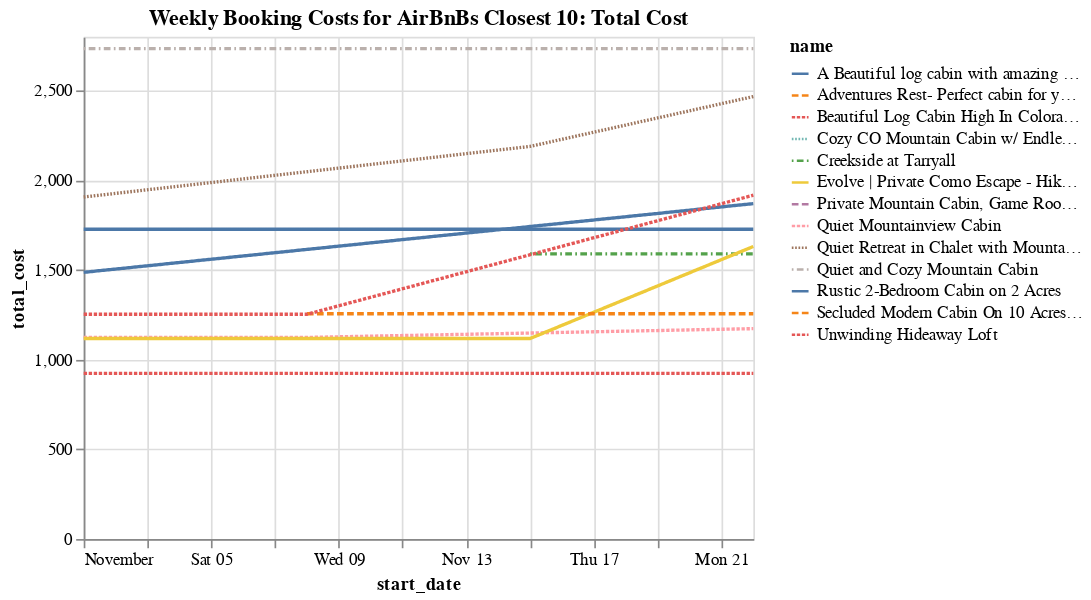

The notebook cell this image was saved under:
### Code cell
alt.Chart(
    underfive_weekly,
    title = 'Weekly Booking Costs for AirBnBs Closest 10: Total Cost'
).mark_line().encode(
    x='start_date',
    y='total_cost',
    color='name',
    strokeDash='name',
)

### Figure 1 — Vega-Lite specification as saved in the notebook (floating-point values rounded to 4 significant figures)
{"config": {"view": {"continuousWidth": 400, "continuousHeight": 300}}, "data": {"name": "data-f1ebb227f8b22631b791ab8dcf07c563"}, "mark": "line", "encoding": {"color": {"field": "name", "type": "nominal"}, "strokeDash": {"field": "name", "type": "nominal"}, "x": {"field": "start_date", "type": "temporal"}, "y": {"field": "total_cost", "type": "quantitative"}}, "title": "Weekly Booking Costs for AirBnBs Closest 10: Total Cost", "$schema": "https://vega.github.io/schema/vega-lite/v4.17.0.json", "datasets": {"data-f1ebb227f8b22631b791ab8dcf07c563": [{"name": "Creekside at Tarryall", "distanceFromTarryallCabin": "0.0 miles", "avgRating": 5.0, "reviewsCount": 3, "isNewListing": false, "isSuperhost": false, "amenities": "Wifi | Kitchen | Free parking", "structuredStayDisplayPrice.primaryLine.accessibilityLabel": "$199 per night", "costBreakdown": "$199 x 7 nights: $1,393 | Service fee: $197", "title": "Home in Jefferson", "personCapacity": 4, "availableBeds": "2 king beds", "start_date": "2022-11-15T00:00:00", "timeBooked": "2022-11-15:2022-11-22", "distanceFromTarryallCabin_w": 0.0, "cost_nofees": 199, "total_cost": 1590}, {"name": "Creekside at Tarryall", "distanceFromTarryallCabin": "0.0 miles", "avgRating": 5.0, "reviewsCount": 3, "isNewListing": false, "isSuperhost": false, "amenities": "Wifi | Kitchen | Free parking", "structuredStayDisplayPrice.primaryLine.accessibilityLabel": "$199 per night", "costBreakdown": "$199 x 7 nights: $1,393 | Service fee: $197", "title": "Home in Jefferson", "personCapacity": 4, "availableBeds": "2 king beds", "start_date": "2022-11-22T00:00:00", "timeBooked": "2022-11-22:2022-11-29", "distanceFromTarryallCabin_w": 0.0, "cost_nofees": 199, "total_cost": 1590}, {"name": "Quiet Mountainview Cabin", "distanceFromTarryallCabin": "1.2736428348289417 miles", "avgRating": 4.91, "reviewsCount": 54, "isNewListing": false, "isSuperhost": true, "amenities": "Wifi | Kitchen | Free parking", "structuredStayDisplayPrice.primaryLine.accessibilityLabel": "$125 per night", "costBreakdown": "$125 x 7 nights: $875 | Cleaning fee: $110 | Service fee: $139", "title": "Cabin in Jefferson", "personCapacity": 6, "availableBeds": "1 queen bed", "start_date": "2022-11-01T00:00:00", "timeBooked": "2022-11-01:2022-11-08", "distanceFromTarryallCabin_w": 1.274, "cost_nofees": 125, "total_cost": 1124}, {"name": "Quiet Mountainview Cabin", "distanceFromTarryallCabin": "1.2736428348289417 miles", "avgRating": 4.91, "reviewsCount": 54, "isNewListing": false, "isSuperhost": true, "amenities": "Wifi | Kitchen | Free parking", "structuredStayDisplayPrice.primaryLine.accessibilityLabel": "$125 per night", "costBreakdown": "$125 x 7 nights: $875 | Cleaning fee: $110 | Service fee: $139", "title": "Cabin in Jefferson", "personCapacity": 6, "availableBeds": "1 queen bed", "start_date": "2022-11-08T00:00:00", "timeBooked": "2022-11-08:2022-11-15", "distanceFromTarryallCabin_w": 1.274, "cost_nofees": 125, "total_cost": 1124}, {"name": "Quiet Mountainview Cabin", "distanceFromTarryallCabin": "1.2736428348289417 miles", "avgRating": 4.91, "reviewsCount": 54, "isNewListing": false, "isSuperhost": true, "amenities": "Wifi | Kitchen | Free parking", "structuredStayDisplayPrice.primaryLine.accessibilityLabel": "$131 per night", "costBreakdown": "$131 x 7 nights: $918 | Cleaning fee: $110 | Service fee: $145", "title": "Cabin in Jefferson", "personCapacity": 6, "availableBeds": "1 queen bed", "start_date": "2022-11-22T00:00:00", "timeBooked": "2022-11-22:2022-11-29", "distanceFromTarryallCabin_w": 1.274, "cost_nofees": 131, "total_cost": 1173}, {"name": "Secluded Modern Cabin On 10 Acres & Tarryall Creek", "distanceFromTarryallCabin": "1.8873855766460577 miles", "avgRating": 4.91, "reviewsCount": 126, "isNewListing": false, "isSuperhost": true, "amenities": "Wifi | Kitchen | Free parking", "structuredStayDisplayPrice.primaryLine.accessibilityLabel": "$182 per night", "costBreakdown": "$192 x 7 nights: $1,343 | Weekly discount: -$67 | Cleaning fee: $125 | Service fee: $198", "title": "Cabin in Jefferson", "personCapacity": 6, "availableBeds": "4 beds", "start_date": "2022-11-08T00:00:00", "timeBooked": "2022-11-08:2022-11-15", "distanceFromTarryallCabin_w": 1.887, "cost_nofees": 182, "total_cost": 1733}, {"name": "Rustic 2-Bedroom Cabin on 2 Acres", "distanceFromTarryallCabin": "1.9467875699345487 miles", "avgRating": 4.71, "reviewsCount": 7, "isNewListing": false, "isSuperhost": false, "amenities": "Wifi | Kitchen | Free parking", "structuredStayDisplayPrice.primaryLine.accessibilityLabel": "$149 per night, originally $175", "costBreakdown": "$175 x 7 nights: $1,225 | Weekly discount: -$184 | Cleaning fee: $150 | Service fee: $168", "title": "Cabin in Jefferson", "personCapacity": 6, "availableBeds": "3 beds", "start_date": "2022-11-01T00:00:00", "timeBooked": "2022-11-01:2022-11-08", "distanceFromTarryallCabin_w": 1.947, "cost_nofees": 149, "total_cost": 1727}, {"name": "Rustic 2-Bedroom Cabin on 2 Acres", "distanceFromTarryallCabin": "1.9467875699345487 miles", "avgRating": 4.71, "reviewsCount": 7, "isNewListing": false, "isSuperhost": false, "amenities": "Wifi | Kitchen | Free parking", "structuredStayDisplayPrice.primaryLine.accessibilityLabel": "$149 per night, originally $175", "costBreakdown": "$175 x 7 nights: $1,225 | Weekly discount: -$184 | Cleaning fee: $150 | Service fee: $168", "title": "Cabin in Jefferson", "personCapacity": 6, "availableBeds": "3 beds", "start_date": "2022-11-08T00:00:00", "timeBooked": "2022-11-08:2022-11-15", "distanceFromTarryallCabin_w": 1.947, "cost_nofees": 149, "total_cost": 1727}, {"name": "Rustic 2-Bedroom Cabin on 2 Acres", "distanceFromTarryallCabin": "1.9467875699345487 miles", "avgRating": 4.71, "reviewsCount": 7, "isNewListing": false, "isSuperhost": false, "amenities": "Wifi | Kitchen | Free parking", "structuredStayDisplayPrice.primaryLine.accessibilityLabel": "$149 per night, originally $175", "costBreakdown": "$175 x 7 nights: $1,225 | Weekly discount: -$184 | Cleaning fee: $150 | Service fee: $168", "title": "Cabin in Jefferson", "personCapacity": 6, "availableBeds": "3 beds", "start_date": "2022-11-15T00:00:00", "timeBooked": "2022-11-15:2022-11-22", "distanceFromTarryallCabin_w": 1.947, "cost_nofees": 149, "total_cost": 1727}, {"name": "Rustic 2-Bedroom Cabin on 2 Acres", "distanceFromTarryallCabin": "1.9467875699345487 miles", "avgRating": 4.71, "reviewsCount": 7, "isNewListing": false, "isSuperhost": false, "amenities": "Wifi | Kitchen | Free parking", "structuredStayDisplayPrice.primaryLine.accessibilityLabel": "$149 per night, originally $175", "costBreakdown": "$175 x 7 nights: $1,225 | Weekly discount: -$184 | Cleaning fee: $150 | Service fee: $168", "title": "Cabin in Jefferson", "personCapacity": 6, "availableBeds": "3 beds", "start_date": "2022-11-22T00:00:00", "timeBooked": "2022-11-22:2022-11-29", "distanceFromTarryallCabin_w": 1.947, "cost_nofees": 149, "total_cost": 1727}, {"name": "A Beautiful log cabin with amazing views!", "distanceFromTarryallCabin": "2.136851340878298 miles", "avgRating": null, "reviewsCount": 0, "isNewListing": true, "isSuperhost": false, "amenities": "Hot tub | Wifi | Kitchen | Free parking", "structuredStayDisplayPrice.primaryLine.accessibilityLabel": "$169 per night", "costBreakdown": "$169 x 7 nights: $1,183 | Cleaning fee: $120 | Service fee: $184", "title": "Cabin in Jefferson", "personCapacity": 4, "availableBeds": "4 beds", "start_date": "2022-11-01T00:00:00", "timeBooked": "2022-11-01:2022-11-08", "distanceFromTarryallCabin_w": 2.137, "cost_nofees": 169, "total_cost": 1487}, {"name": "A Beautiful log cabin with amazing views!", "distanceFromTarryallCabin": "2.136851340878298 miles", "avgRating": null, "reviewsCount": 0, "isNewListing": true, "isSuperhost": false, "amenities": "Hot tub | Wifi | Kitchen | Free parking", "structuredStayDisplayPrice.primaryLine.accessibilityLabel": "$217 per night", "costBreakdown": "$217 x 7 nights: $1,519 | Cleaning fee: $120 | Service fee: $231", "title": "Cabin in Jefferson", "personCapacity": 4, "availableBeds": "4 beds", "start_date": "2022-11-22T00:00:00", "timeBooked": "2022-11-22:2022-11-29", "distanceFromTarryallCabin_w": 2.137, "cost_nofees": 217, "total_cost": 1870}, {"name": "Quiet and Cozy Mountain Cabin", "distanceFromTarryallCabin": "2.2612768681968816 miles", "avgRating": null, "reviewsCount": 0, "isNewListing": true, "isSuperhost": false, "amenities": "Wifi | Kitchen | Free parking", "structuredStayDisplayPrice.primaryLine.accessibilityLabel": "$213 per night, originally $266", "costBreakdown": "$266 x 7 nights: $1,865 | Weekly discount: -$373 | Cleaning fee: $250 | Service fee: $246", "title": "Cabin in Jefferson", "personCapacity": 8, "availableBeds": "5 beds", "start_date": "2022-11-01T00:00:00", "timeBooked": "2022-11-01:2022-11-08", "distanceFromTarryallCabin_w": 2.261, "cost_nofees": 213, "total_cost": 2734}, {"name": "Quiet and Cozy Mountain Cabin", "distanceFromTarryallCabin": "2.2612768681968816 miles", "avgRating": null, "reviewsCount": 0, "isNewListing": true, "isSuperhost": false, "amenities": "Wifi | Kitchen | Free parking", "structuredStayDisplayPrice.primaryLine.accessibilityLabel": "$213 per night, originally $266", "costBreakdown": "$266 x 7 nights: $1,865 | Weekly discount: -$373 | Cleaning fee: $250 | Service fee: $246", "title": "Cabin in Jefferson", "personCapacity": 8, "availableBeds": "5 beds", "start_date": "2022-11-15T00:00:00", "timeBooked": "2022-11-15:2022-11-22", "distanceFromTarryallCabin_w": 2.261, "cost_nofees": 213, "total_cost": 2734}, {"name": "Quiet and Cozy Mountain Cabin", "distanceFromTarryallCabin": "2.2612768681968816 miles", "avgRating": null, "reviewsCount": 0, "isNewListing": true, "isSuperhost": false, "amenities": "Wifi | Kitchen | Free parking", "structuredStayDisplayPrice.primaryLine.accessibilityLabel": "$213 per night, originally $266", "costBreakdown": "$266 x 7 nights: $1,865 | Weekly discount: -$373 | Cleaning fee: $250 | Service fee: $246", "title": "Cabin in Jefferson", "personCapacity": 8, "availableBeds": "5 beds", "start_date": "2022-11-22T00:00:00", "timeBooked": "2022-11-22:2022-11-29", "distanceFromTarryallCabin_w": 2.261, "cost_nofees": 213, "total_cost": 2734}, {"name": "Evolve | Private Como Escape - Hike & Fish Nearby!", "distanceFromTarryallCabin": "2.8592901070097168 miles", "avgRating": 4.88, "reviewsCount": 66, "isNewListing": false, "isSuperhost": false, "amenities": "Wifi | Kitchen | Free parking", "structuredStayDisplayPrice.primaryLine.accessibilityLabel": "$119 per night", "costBreakdown": "$119 x 7 nights: $833 | Cleaning fee: $147 | Service fee: $138", "title": "Cabin in Como", "personCapacity": 5, "availableBeds": "3 beds", "start_date": "2022-11-01T00:00:00", "timeBooked": "2022-11-01:2022-11-08", "distanceFromTarryallCabin_w": 2.859, "cost_nofees": 119, "total_cost": 1118}, {"name": "Evolve | Private Como Escape - Hike & Fish Nearby!", "distanceFromTarryallCabin": "2.8592901070097168 miles", "avgRating": 4.88, "reviewsCount": 66, "isNewListing": false, "isSuperhost": false, "amenities": "Wifi | Kitchen | Free parking", "structuredStayDisplayPrice.primaryLine.accessibilityLabel": "$119 per night", "costBreakdown": "$119 x 7 nights: $833 | Cleaning fee: $147 | Service fee: $138", "title": "Cabin in Como", "personCapacity": 5, "availableBeds": "3 beds", "start_date": "2022-11-08T00:00:00", "timeBooked": "2022-11-08:2022-11-15", "distanceFromTarryallCabin_w": 2.859, "cost_nofees": 119, "total_cost": 1118}, {"name": "Evolve | Private Como Escape - Hike & Fish Nearby!", "distanceFromTarryallCabin": "2.8592901070097168 miles", "avgRating": 4.88, "reviewsCount": 66, "isNewListing": false, "isSuperhost": false, "amenities": "Wifi | Kitchen | Free parking", "structuredStayDisplayPrice.primaryLine.accessibilityLabel": "$119 per night", "costBreakdown": "$119 x 7 nights: $833 | Cleaning fee: $147 | Service fee: $138", "title": "Cabin in Como", "personCapacity": 5, "availableBeds": "3 beds", "start_date": "2022-11-15T00:00:00", "timeBooked": "2022-11-15:2022-11-22", "distanceFromTarryallCabin_w": 2.859, "cost_nofees": 119, "total_cost": 1118}, {"name": "Evolve | Private Como Escape - Hike & Fish Nearby!", "distanceFromTarryallCabin": "2.8592901070097168 miles", "avgRating": 4.88, "reviewsCount": 66, "isNewListing": false, "isSuperhost": false, "amenities": "Wifi | Kitchen | Free parking", "structuredStayDisplayPrice.primaryLine.accessibilityLabel": "$183 per night, originally $203", "costBreakdown": "$183 x 7 nights: $1,282 | Cleaning fee: $147 | Service fee: $202", "title": "Cabin in Como", "personCapacity": 5, "availableBeds": "3 beds", "start_date": "2022-11-22T00:00:00", "timeBooked": "2022-11-22:2022-11-29", "distanceFromTarryallCabin_w": 2.859, "cost_nofees": 183, "total_cost": 1631}, {"name": "Adventures Rest- Perfect cabin for your expedition", "distanceFromTarryallCabin": "2.924927747073192 miles", "avgRating": null, "reviewsCount": 2, "isNewListing": true, "isSuperhost": true, "amenities": "Wifi | Kitchen | Free parking", "structuredStayDisplayPrice.primaryLine.accessibilityLabel": "$136 per night", "costBreakdown": "$136 x 7 nights: $951 | Cleaning fee: $150 | Service fee: $155", "title": "Cabin in Jefferson", "personCapacity": 4, "availableBeds": "2 beds", "start_date": "2022-11-08T00:00:00", "timeBooked": "2022-11-08:2022-11-15", "distanceFromTarryallCabin_w": 2.925, "cost_nofees": 136, "total_cost": 1256}, {"name": "Adventures Rest- Perfect cabin for your expedition", "distanceFromTarryallCabin": "2.924927747073192 miles", "avgRating": null, "reviewsCount": 2, "isNewListing": true, "isSuperhost": true, "amenities": "Wifi | Kitchen | Free parking", "structuredStayDisplayPrice.primaryLine.accessibilityLabel": "$136 per night", "costBreakdown": "$136 x 7 nights: $951 | Cleaning fee: $150 | Service fee: $155", "title": "Cabin in Jefferson", "personCapacity": 4, "availableBeds": "2 beds", "start_date": "2022-11-15T00:00:00", "timeBooked": "2022-11-15:2022-11-22", "distanceFromTarryallCabin_w": 2.925, "cost_nofees": 136, "total_cost": 1256}, {"name": "Adventures Rest- Perfect cabin for your expedition", "distanceFromTarryallCabin": "2.924927747073192 miles", "avgRating": null, "reviewsCount": 2, "isNewListing": true, "isSuperhost": true, "amenities": "Wifi | Kitchen | Free parking", "structuredStayDisplayPrice.primaryLine.accessibilityLabel": "$136 per night", "costBreakdown": "$136 x 7 nights: $951 | Cleaning fee: $150 | Service fee: $155", "title": "Cabin in Jefferson", "personCapacity": 4, "availableBeds": "2 beds", "start_date": "2022-11-22T00:00:00", "timeBooked": "2022-11-22:2022-11-29", "distanceFromTarryallCabin_w": 2.925, "cost_nofees": 136, "total_cost": 1256}, {"name": "Private Mountain Cabin, Game Room & Peloton", "distanceFromTarryallCabin": "2.954550908938269 miles", "avgRating": 5.0, "reviewsCount": 27, "isNewListing": false, "isSuperhost": true, "amenities": "Wifi | Kitchen | Free parking", "structuredStayDisplayPrice.primaryLine.accessibilityLabel": "$210 per night, originally $233", "costBreakdown": "$233 x 7 nights: $1,634 | Weekly discount: -$163 | Cleaning fee: $195 | Service fee: $235", "title": "Cabin in Jefferson", "personCapacity": 4, "availableBeds": "2 queen beds", "start_date": "2022-11-22T00:00:00", "timeBooked": "2022-11-22:2022-11-29", "distanceFromTarryallCabin_w": 2.955, "cost_nofees": 210, "total_cost": 2227}, {"name": "Cozy CO Mountain Cabin w/ Endless Outdoor Fun!", "distanceFromTarryallCabin": "2.9700836314467614 miles", "avgRating": 4.83, "reviewsCount": 29, "isNewListing": false, "isSuperhost": true, "amenities": "Wifi | Kitchen | Free parking", "structuredStayDisplayPrice.primaryLine.accessibilityLabel": "$176 per night", "costBreakdown": "$176 x 7 nights: $1,231 | Cleaning fee: $165 | Service fee: $197", "title": "Cabin in Jefferson", "personCapacity": 4, "availableBeds": "2 queen beds", "start_date": "2022-11-22T00:00:00", "timeBooked": "2022-11-22:2022-11-29", "distanceFromTarryallCabin_w": 2.97, "cost_nofees": 176, "total_cost": 1593}, {"name": "Unwinding Hideaway Loft", "distanceFromTarryallCabin": "3.0645304672597256 miles", "avgRating": 4.86, "reviewsCount": 65, "isNewListing": false, "isSuperhost": true, "amenities": "Wifi | Kitchen | Free parking", "structuredStayDisplayPrice.primaryLine.accessibilityLabel": "$105 per night", "costBreakdown": "$105 x 7 nights: $735 | Cleaning fee: $75 | Service fee: $114", "title": "Bungalow in Jefferson", "personCapacity": 2, "availableBeds": "2 queen beds", "start_date": "2022-11-01T00:00:00", "timeBooked": "2022-11-01:2022-11-08", "distanceFromTarryallCabin_w": 3.065, "cost_nofees": 105, "total_cost": 924}, {"name": "Unwinding Hideaway Loft", "distanceFromTarryallCabin": "3.0645304672597256 miles", "avgRating": 4.86, "reviewsCount": 65, "isNewListing": false, "isSuperhost": true, "amenities": "Wifi | Kitchen | Free parking", "structuredStayDisplayPrice.primaryLine.accessibilityLabel": "$105 per night", "costBreakdown": "$105 x 7 nights: $735 | Cleaning fee: $75 | Service fee: $114", "title": "Bungalow in Jefferson", "personCapacity": 2, "availableBeds": "2 queen beds", "start_date": "2022-11-22T00:00:00", "timeBooked": "2022-11-22:2022-11-29", "distanceFromTarryallCabin_w": 3.065, "cost_nofees": 105, "total_cost": 924}, {"name": "Quiet Retreat in Chalet with Mountain Views", "distanceFromTarryallCabin": "3.152713966837618 miles", "avgRating": 5.0, "reviewsCount": 15, "isNewListing": false, "isSuperhost": true, "amenities": "Wifi | Kitchen | Free parking", "structuredStayDisplayPrice.primaryLine.accessibilityLabel": "$192 per night", "costBreakdown": "$203 x 7 nights: $1,418 | Weekly discount: -$71 | Cleaning fee: $200 | Service fee: $218", "title": "Cabin in Jefferson", "personCapacity": 6, "availableBeds": "5 beds", "start_date": "2022-11-01T00:00:00", "timeBooked": "2022-11-01:2022-11-08", "distanceFromTarryallCabin_w": 3.153, "cost_nofees": 192, "total_cost": 1907}, {"name": "Quiet Retreat in Chalet with Mountain Views", "distanceFromTarryallCabin": "3.152713966837618 miles", "avgRating": 5.0, "reviewsCount": 15, "isNewListing": false, "isSuperhost": true, "amenities": "Wifi | Kitchen | Free parking", "structuredStayDisplayPrice.primaryLine.accessibilityLabel": "$225 per night", "costBreakdown": "$237 x 7 nights: $1,656 | Weekly discount: -$83 | Cleaning fee: $200 | Service fee: $250", "title": "Cabin in Jefferson", "personCapacity": 6, "availableBeds": "5 beds", "start_date": "2022-11-15T00:00:00", "timeBooked": "2022-11-15:2022-11-22", "distanceFromTarryallCabin_w": 3.153, "cost_nofees": 225, "total_cost": 2189}, {"name": "Quiet Retreat in Chalet with Mountain Views", "distanceFromTarryallCabin": "3.152713966837618 miles", "avgRating": 5.0, "reviewsCount": 15, "isNewListing": false, "isSuperhost": true, "amenities": "Wifi | Kitchen | Free parking", "structuredStayDisplayPrice.primaryLine.accessibilityLabel": "$257 per night", "costBreakdown": "$270 x 7 nights: $1,890 | Weekly discount: -$95 | Cleaning fee: $200 | Service fee: $282", "title": "Cabin in Jefferson", "personCapacity": 6, "availableBeds": "5 beds", "start_date": "2022-11-22T00:00:00", "timeBooked": "2022-11-22:2022-11-29", "distanceFromTarryallCabin_w": 3.153, "cost_nofees": 257, "total_cost": 2467}, {"name": "Beautiful Log Cabin High In Colorado Mountains", "distanceFromTarryallCabin": "3.823253281662541 miles", "avgRating": 4.85, "reviewsCount": 145, "isNewListing": false, "isSuperhost": true, "amenities": "Wifi | Kitchen | Free parking", "structuredStayDisplayPrice.primaryLine.accessibilityLabel": "$128 per night", "costBreakdown": "$135 x 7 nights: $943 | Weekly discount: -$47 | Cleaning fee: $120 | Service fee: $143", "title": "Cabin in Jefferson", "personCapacity": 6, "availableBeds": "4 beds", "start_date": "2022-11-01T00:00:00", "timeBooked": "2022-11-01:2022-11-08", "distanceFromTarryallCabin_w": 3.823, "cost_nofees": 128, "total_cost": 1253}, {"name": "Beautiful Log Cabin High In Colorado Mountains", "distanceFromTarryallCabin": "3.823253281662541 miles", "avgRating": 4.85, "reviewsCount": 145, "isNewListing": false, "isSuperhost": true, "amenities": "Wifi | Kitchen | Free parking", "structuredStayDisplayPrice.primaryLine.accessibilityLabel": "$128 per night", "costBreakdown": "$135 x 7 nights: $943 | Weekly discount: -$47 | Cleaning fee: $120 | Service fee: $143", "title": "Cabin in Jefferson", "personCapacity": 6, "availableBeds": "4 beds", "start_date": "2022-11-08T00:00:00", "timeBooked": "2022-11-08:2022-11-15", "distanceFromTarryallCabin_w": 3.823, "cost_nofees": 128, "total_cost": 1253}, {"name": "Beautiful Log Cabin High In Colorado Mountains", "distanceFromTarryallCabin": "3.823253281662541 miles", "avgRating": 4.85, "reviewsCount": 145, "isNewListing": false, "isSuperhost": true, "amenities": "Wifi | Kitchen | Free parking", "structuredStayDisplayPrice.primaryLine.accessibilityLabel": "$204 per night", "costBreakdown": "$215 x 7 nights: $1,503 | Weekly discount: -$75 | Cleaning fee: $120 | Service fee: $219", "title": "Cabin in Jefferson", "personCapacity": 6, "availableBeds": "4 beds", "start_date": "2022-11-22T00:00:00", "timeBooked": "2022-11-22:2022-11-29", "distanceFromTarryallCabin_w": 3.823, "cost_nofees": 204, "total_cost": 1917}]}}
